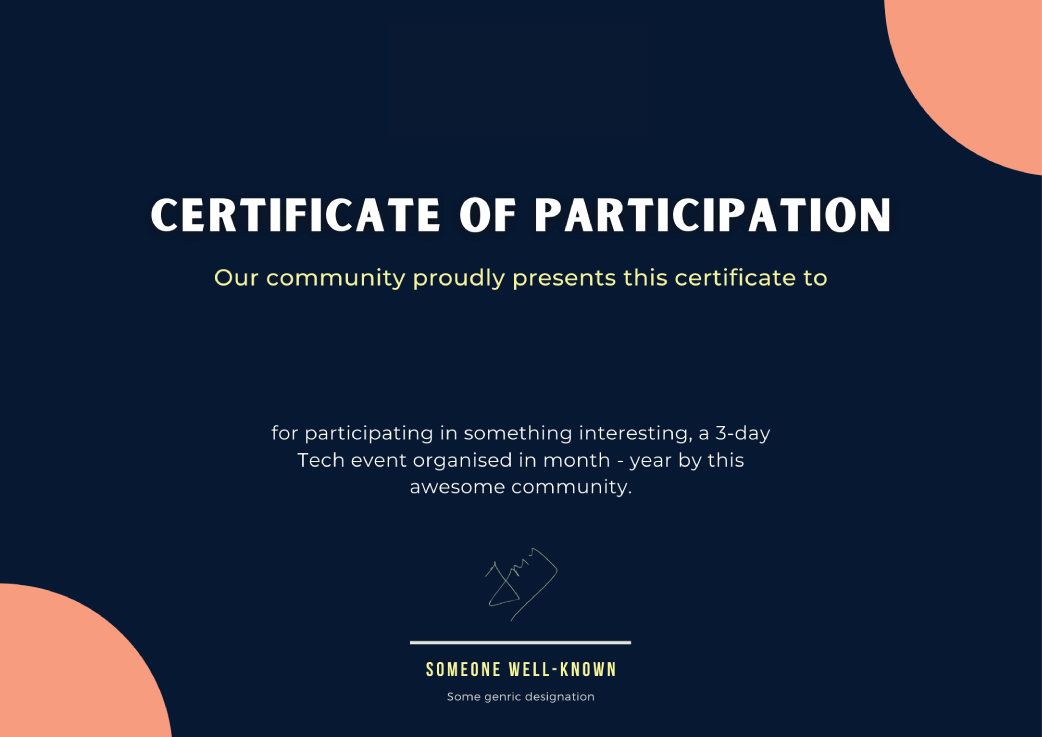
#> input picture resources/templates/template2.png, 4167 x 2946 px (shown at 1/4 size)
$ python main.py   (older library calls are emulated)
#> lines starting #> are read from the running program, lines starting #| are printed output that depends on the picture; pictures that were not available may be replaced by others from this repository, and a replacement may not be noted
from PIL import Image, ImageFont, ImageDraw

# Global Variables
FONT_FILE = ImageFont.truetype(r'resources/font/GreatVibes-Regular.ttf', 360)
FONT_COLOR = "#FFFFFF"

template = Image.open(r'resources/templates/template2.png')
#> template is the input picture: PIL image 4167x2946 RGBA; mean R, G, B, A 26.4, 37, 59.5, 255
WIDTH, HEIGHT = template.size
#> WIDTH = 4167; HEIGHT = 2946


def make_certificates(name):
    """Function to save certificates as a .png file"""
#> called with name = 'Asib Hossen'

    image_source = Image.open(r'resources/templates/template2.png')
    draw = ImageDraw.Draw(image_source)

    # Adding the logo
    logo = Image.open(r'resources/logo/logo.png')
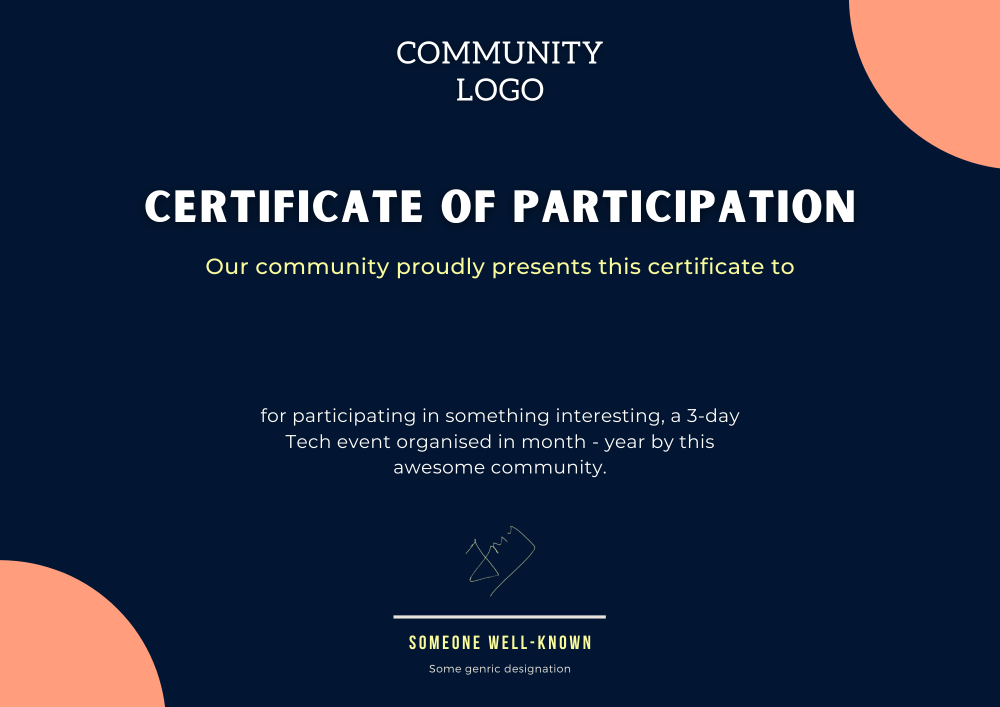
#> input picture resources/templates/template.png, 2000 x 1414 px, given in place of logo.png, which was not available (shown at 1/2 size)
#> logo is the input picture: PIL image 2000x1414 RGBA; mean R, G, B, A 22.9, 35.9, 60.1, 255
    logo_width, logo_height = logo.size
#> logo_width = 2000; logo_height = 1414

    # Placing it in the top middle
    logo_position = ((WIDTH - logo_width) // 2, (HEIGHT - logo_height) // 12)
#> logo_position = (1083, 127)
    image_source.paste(logo, logo_position, logo)
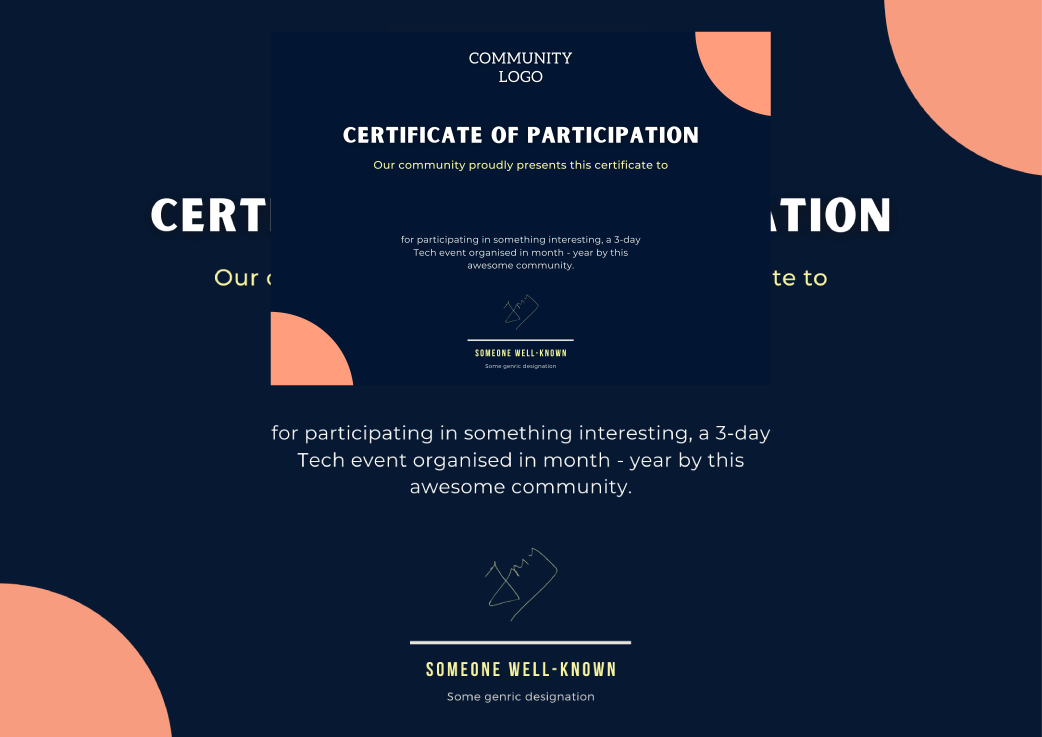
#> image_source: PIL image 4167x2946 RGBA (shown at 1/4 size); mean R, G, B, A 26.7, 36.7, 59.4, 255; transparent parts drawn white

    # Finding the bounding box of the text.
    # The 'textsize' method has been deprecated and replaced by the 'textbbox' method in newer versions of Pillow
    bbox = draw.textbbox((0, 0), name, font=FONT_FILE)
#> bbox = (0, 61, 2193, 340)
    name_width = bbox[2] - bbox[0]
#> name_width = 2193
    name_height = bbox[3] - bbox[1]
#> name_height = 279

    # Placing it in the center, then making some adjustments.
    draw.text(((WIDTH - name_width) / 2, (HEIGHT - name_height) / 2 - 30), name, fill=FONT_COLOR, font=FONT_FILE)

    # Saving the certificates in a different directory.
    image_source.save("./out/" + name + ".png")
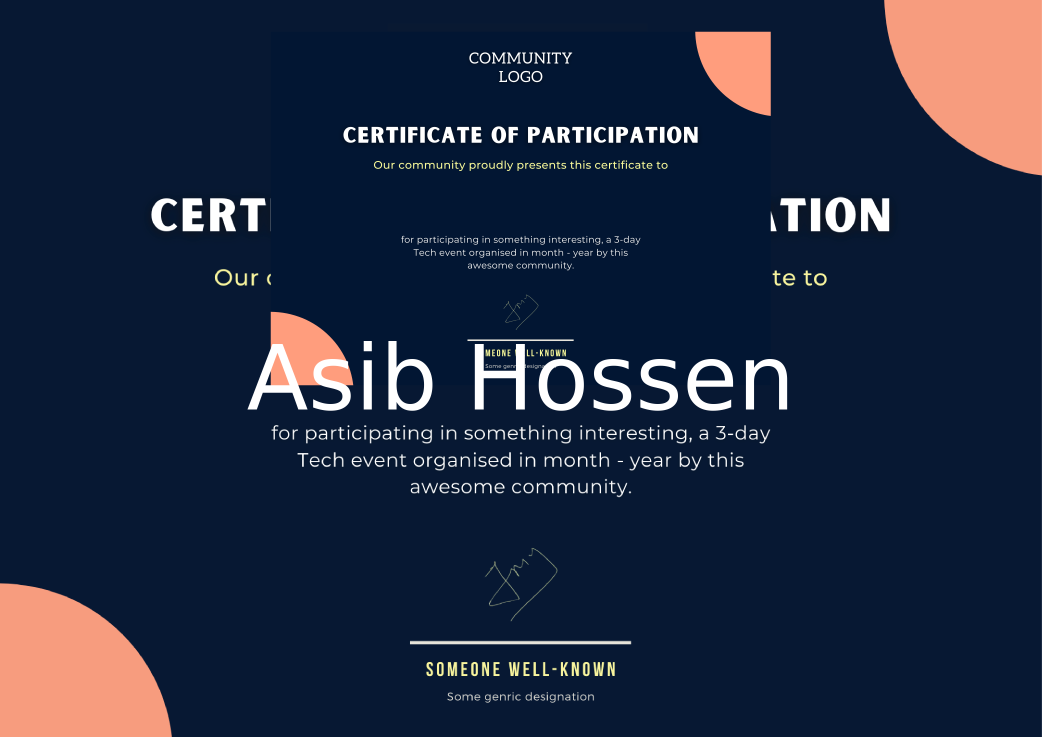
#> saved as Asib Hossen.png: PIL image 4167x2946 RGBA (shown at 1/4 size); mean R, G, B, A 29.7, 39.6, 62, 255; transparent parts drawn white
    print('Saving Certificate of:', name)


if __name__ == "__main__":

    # names = ['Tushar Nankani', "Full Name", 'Some Long Ass Name Might Not Work']
    names = ['Asib Hossen']
    for name in names:
        make_certificates(name)

    print(len(names), "certificates done.")
